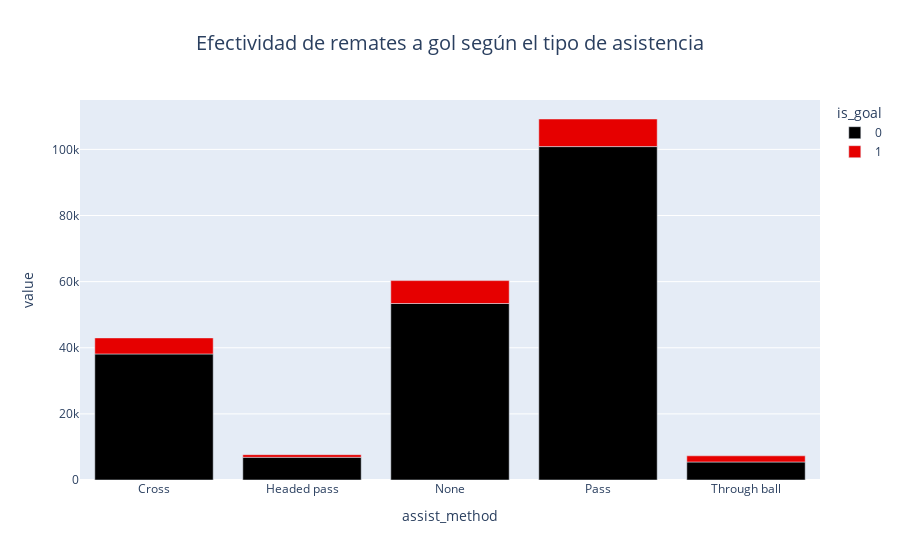

Source (notebook cell):
### Code cell
bar7 = px.bar(assist_vs_goal1, color_discrete_sequence=px.colors.sequential.Hot
 ,title="Efectividad de remates a gol según el tipo de asistencia"     )
bar7.update_layout(title_x=0.5, title_font_size=20)

### Figure 1 — Plotly figure (JSON) as saved in the notebook; plotly's stock layout.template omitted (floating-point values rounded to 4 significant figures)
{"data": [{"alignmentgroup": "True", "hovertemplate": "is_goal=0<br>assist_method=%{x}<br>value=%{y}<extra></extra>", "legendgroup": "0", "marker": {"color": "rgb(0,0,0)", "pattern": {"shape": ""}}, "name": "0", "offsetgroup": "0", "orientation": "v", "showlegend": true, "textposition": "auto", "type": "bar", "x": ["Cross", "Headed pass", "None", "Pass", "Through ball"], "xaxis": "x", "y": [38130, 6869, 53387, 100843, 5452], "yaxis": "y"}, {"alignmentgroup": "True", "hovertemplate": "is_goal=1<br>assist_method=%{x}<br>value=%{y}<extra></extra>", "legendgroup": "1", "marker": {"color": "rgb(230,0,0)", "pattern": {"shape": ""}}, "name": "1", "offsetgroup": "1", "orientation": "v", "showlegend": true, "textposition": "auto", "type": "bar", "x": ["Cross", "Headed pass", "None", "Pass", "Through ball"], "xaxis": "x", "y": [4848, 790, 6923, 8348, 1861], "yaxis": "y"}], "layout": {"barmode": "relative", "legend": {"title": {"text": "is_goal"}, "tracegroupgap": 0}, "title": {"font": {"size": 20}, "text": "Efectividad de remates a gol según el tipo de asistencia", "x": 0.5}, "xaxis": {"anchor": "y", "domain": [0, 1], "title": {"text": "assist_method"}}, "yaxis": {"anchor": "x", "domain": [0, 1], "title": {"text": "value"}}}}
